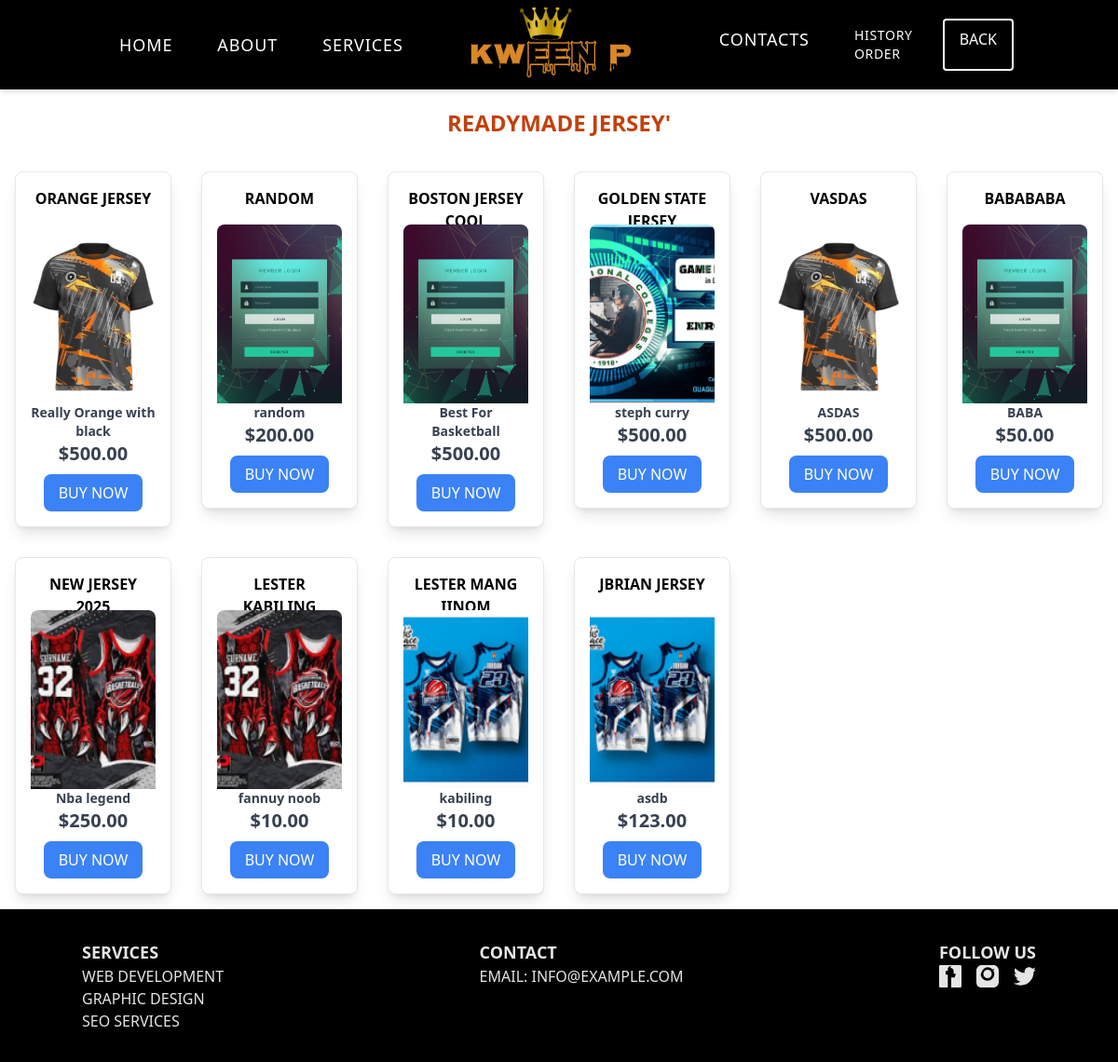
Screenshot of /apparelShop.php (signed in) with the database file from the repository.
### tables this page shows
CREATE TABLE `products` (
  `id` int(11) NOT NULL,
  `name` varchar(255) NOT NULL,
  `description` text DEFAULT NULL,
  `price` decimal(10,2) NOT NULL,
  `image_url` varchar(255) DEFAULT NULL,
  `date_created` datetime DEFAULT current_timestamp(),
  `date_updated` datetime DEFAULT current_timestamp() ON UPDATE current_timestamp(),
  `size` enum('S','M','L','XL','XXL') DEFAULT NULL
);

### apparelShop.php (the view, shortened to what this page needs)
<?php
include 'db_connection.php';
$query = "SELECT id, name, description, price, image_url FROM products";
$result = $db->query($query);
?>
<!DOCTYPE html>
<html lang="en">
<head>
    <script src="https://cdn.tailwindcss.com"></script>
    <link href="https://cdn.jsdelivr.net/npm/aos@2.3.4/dist/aos.css" rel="stylesheet">
    <link href="https://cdnjs.cloudflare.com/ajax/libs/font-awesome/5.15.4/css/all.min.css" rel="stylesheet">
    <link rel="stylesheet" href="style.css">
</head>
<body>
<nav class="bg-black shadow-md top-0 left-0 w-full z-50">
    <div class="container mx-auto px-4">
        <div class="flex justify-between items-center py-2">
            <div class="flex-1 flex justify-start">
                <div class="hidden md:flex space-x-4 p-2">
                    <a href="index.php" class="text-white tracking-wider px-4 xl:px-8 py-2 text-lg hover:underline">Home</a>
                    <a href="#about" class="text-white tracking-wider px-4 xl:px-8 py-2 text-lg hover:underline">About</a>
                    <a href="#threats" class="text-white tracking-wider px-4 xl:px-8 py-2 text-lg hover:underline">Services</a>
                </div>
            </div>
            <div class="flex-1 flex justify-center">
                <div class="text-center">
                    <img src="images/logo1.png" alt="" width="200px" class="h-20">
                </div>
            </div>
            <div class="flex-1 flex justify-end">
                <div class="hidden md:flex space-x-4 p-2">
                    <a href="contacts.html" class="text-white tracking-wider px-4 xl:px-8 py-2 text-lg hover:underline">Contacts</a>
                    <a href="order_history.php" class="text-gray-700 px-2 py-1 font-abhaya-libre uppercase text-white tracking-wider px-4 xl:px-8 py-2 text-sm hover:underline">History Order</a>
                    <a href="index.php" class="border-2 border-white bg-black text-white py-2 px-4 rounded">Back</a>
                </div>
            </div>
        </div>
    </div>
</nav>
     <h1 class="text-2xl text-center mt-5 mb-5 font-bold text-orange-700">READYMADE JERSEY'</h1>
    <div class="flex flex-wrap justify-start">
    <?php while ($product = $result->fetch_assoc()): ?>
        <div class="w-full md:w-1/2 lg:w-1/6 p-4">
            <div class="border p-4 bg-white rounded-lg shadow-lg">
            <h5 class="w-full h-10 object-cover rounded-t-lg font-bold text-center uppercase"><?php echo htmlspecialchars($product['name']); ?></h5>
                <img src="<?php echo htmlspecialchars($product['image_url']); ?>" alt="Product Image" class="w-full h-48 object-cover rounded-t-lg">
                <p class="text-sm font-bold text-center text-gray-700"><?php echo htmlspecialchars($product['description']); ?></p>
                <p class="text-xl font-bold text-center text-gray-700">$<?php echo htmlspecialchars($product['price']); ?></p>
                <div class="flex justify-center mt-2">
                    <a href="orderForm.php?product_id=<?php echo $product['id']; ?>">
                        <button class="bg-blue-500 text-white px-4 py-2 rounded-lg">BUY NOW</button>
                    </a>
                </div>
            </div>
        </div>
    <?php endwhile; ?>
</div>
<footer class="bg-black text-white p-8">
    <div class="container mx-auto">
        <div class="flex justify-between">
            <div>
                <h2 class="text-lg font-bold">Services</h2>
                <ul>
                    <li><a href="#" class="hover:underline">Web Development</a></li>
                    <li><a href="#" class="hover:underline">Graphic Design</a></li>
                    <li><a href="#" class="hover:underline">SEO Services</a></li>
                </ul>
            </div>
            <div>
                <h2 class="text-lg font-bold">Contact</h2>
                <p>Email: <a href="mailto:info@example.com" class="hover:underline">info@example.com</a></p>
            </div>
            <div>
                <h2 class="text-lg font-bold">Follow Us</h2>
                <div class="flex space-x-4">
                    <a href="https://facebook.com" target="_blank" class="hover:text-blue-600">
                        <svg class="w-6 h-6" fill="currentColor" viewBox="0 0 24 24"><path d="M22.675 0h-21.35C.6 0 0 .6 0 1.325v21.35C0 23.4.6 24 1.325 24h21.35C23.4 24 24 23.4 24 22.675V1.325C24 .6 23.4 0 22.675 0zM12 3c2.2 0 3.59 1.36 3.59 3.48v2.82H18l-1.32 3.89h-3.68V24H9.32V10.2H7V6.31h2.32V4.5c0-2.13 1.16-3.5 3.7-3.5z"/></svg>
                    </a>
                    <a href="https://instagram.com" target="_blank" class="hover:text-purple-600">
                    </a>
                    <a href="https://twitter.com" target="_blank" class="hover:text-blue-400">
                    </a>
                </div>
            </div>
        </div>
    </div>
</footer>
</body>
</html>

### style.css (style rules this page uses)
.container { color: #e5e5e5; text-transform: uppercase; }

### rows the page displays
products: name "ORANGE JERSEY", image_url (picture), description "Really Orange with black", price "500.00"
products: name "RANDOM", image_url (picture), description "random", price "200.00"
products: name "BOSTON JERSEY COOL", image_url (picture), description "Best For Basketball", price "500.00"
products: name "GOLDEN STATE JERSEY", image_url (picture), description "steph curry", price "500.00"
products: name "VASDAS", image_url (picture), description "ASDAS", price "500.00"
products: name "BABABABA", image_url (picture), description "BABA", price "50.00"
products: name "NEW JERSEY 2025", image_url (picture), description "Nba legend", price "250.00"
products: name "LESTER KABILING", image_url (picture), description "fannuy noob", price "10.00"
products: name "LESTER MANG IINOM", image_url (picture), description "kabiling", price "10.00"
products: name "JBRIAN JERSEY", image_url (picture), description "asdb", price "123.00"
